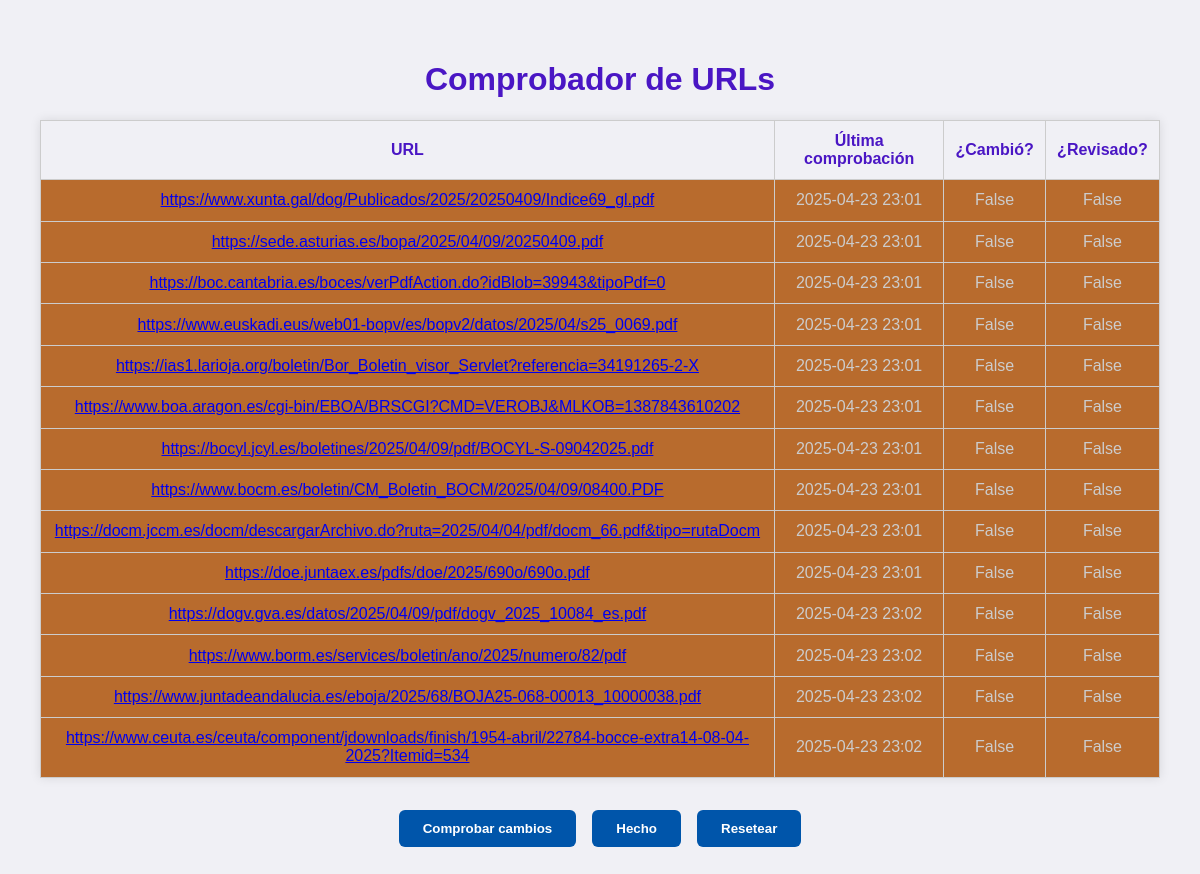
The page / on the database its author committed.
### monitor/models.py (models this page shows, shortened)
class UrlMonitor(models.Model):
    url = models.URLField()
    hash = models.CharField(max_length=64, blank=True)
    last_checked = models.DateTimeField(null=True, blank=True)
    has_changed = models.BooleanField(default=False)
    is_checked = models.BooleanField(default=False)

### monitor/views.py (the view)
# urls.py: path('', views.index, name='index'),
def index(request):
    urls = UrlMonitor.objects.all().order_by('has_changed', 'last_checked')
    return render(request, 'monitor/index.html', {'urls': urls})

### monitor/templates/monitor/index.html (shortened to what this page needs)
{% load static %}
<!DOCTYPE html>
<html>
<head>
    <link rel="stylesheet" href="{% static 'monitor/style.css' %}">
</head>
<body>
    <h1>Comprobador de URLs</h1>
    <table>
        <tr>
            <th>URL</th>
            <th>Última comprobación</th>
            <th>¿Cambió?</th>
            <th>¿Revisado?</th>
        </tr>
        {% for url in urls %}
        <tr class="{% if url.has_changed and not url.is_checked %}cambio{% elif url.is_checked %}revisado{% else %}sin-cambios{% endif %}">
            <td><a href="{{ url.url }}" target="_blank">{{ url.url }}</a></td>
            <td>{{ url.last_checked|date:"Y-m-d H:i" }}</td>
            <td>{{ url.has_changed }}</td>
            <td>{{ url.is_checked }}</td>
        </tr>
        {% endfor %}
    </table>
    <div class="buttons">
        <form action="{% url 'check' %}" method="post">{% csrf_token %}
            <button type="submit">Comprobar cambios</button>
        </form>
        <form action="{% url 'done' %}" method="post">{% csrf_token %}
            <button type="submit">Hecho</button>
        </form>
        <form action="{% url 'reset' %}" method="post">{% csrf_token %}
            <button type="submit">Resetear</button>
        </form>
    </div>
</body>
</html>

### monitor/static/monitor/style.css (style rules this page uses)
body { font-family: sans-serif; background: #f0f0f5; padding: 2rem; }
h1 { text-align: center; color: #4a16c4; }
table { width: 100%; border-collapse: collapse; margin-top: 1rem; box-shadow: 0 0 10px rgba(0,0,0,0.1); }
th, td { padding: 0.7rem; border: 1px solid #ccc; text-align: center; }
th { color:#4a16c4; }
td { color: #ccc; }
.sin-cambios { background-color: #b86b2d; }
.buttons { display: flex; justify-content: center; gap: 1rem; margin-top: 2rem; }
button { background-color: #0055aa; color: white; padding: 0.7rem 1.5rem; border: none; border-radius: 6px; cursor: pointer; font-weight: bold; }

### rows shown on the page
UrlMonitor: url "https://www.xunta.gal/dog/Publicados/2025/20250409/Indice69_gl.pdf", last_checked "2025-04-23 23:01", has_changed "False", is_checked "False"
UrlMonitor: url "https://sede.asturias.es/bopa/2025/04/09/20250409.pdf", last_checked "2025-04-23 23:01", has_changed "False", is_checked "False"
UrlMonitor: url "https://boc.cantabria.es/boces/verPdfAction.do?idBlob=39943&tipoPdf=0", last_checked "2025-04-23 23:01", has_changed "False", is_checked "False"
UrlMonitor: url "https://www.euskadi.eus/web01-bopv/es/bopv2/datos/2025/04/s25_0069.pdf", last_checked "2025-04-23 23:01", has_changed "False", is_checked "False"
UrlMonitor: url "https://ias1.larioja.org/boletin/Bor_Boletin_visor_Servlet?referencia=34191265-2-X", last_checked "2025-04-23 23:01", has_changed "False", is_checked "False"
UrlMonitor: url "https://www.boa.aragon.es/cgi-bin/EBOA/BRSCGI?CMD=VEROBJ&MLKOB=1387843610202", last_checked "2025-04-23 23:01", has_changed "False", is_checked "False"
UrlMonitor: url "https://bocyl.jcyl.es/boletines/2025/04/09/pdf/BOCYL-S-09042025.pdf", last_checked "2025-04-23 23:01", has_changed "False", is_checked "False"
UrlMonitor: url "https://www.bocm.es/boletin/CM_Boletin_BOCM/2025/04/09/08400.PDF", last_checked "2025-04-23 23:01", has_changed "False", is_checked "False"
UrlMonitor: url "https://docm.jccm.es/docm/descargarArchivo.do?ruta=2025/04/04/pdf/docm_66.pdf&tipo=rutaDocm", last_checked "2025-04-23 23:01", has_changed "False", is_checked "False"
UrlMonitor: url "https://doe.juntaex.es/pdfs/doe/2025/690o/690o.pdf", last_checked "2025-04-23 23:01", has_changed "False", is_checked "False"
UrlMonitor: url "https://dogv.gva.es/datos/2025/04/09/pdf/dogv_2025_10084_es.pdf", last_checked "2025-04-23 23:02", has_changed "False", is_checked "False"
UrlMonitor: url "https://www.borm.es/services/boletin/ano/2025/numero/82/pdf", last_checked "2025-04-23 23:02", has_changed "False", is_checked "False"
UrlMonitor: url "https://www.juntadeandalucia.es/eboja/2025/68/BOJA25-068-00013_10000038.pdf", last_checked "2025-04-23 23:02", has_changed "False", is_checked "False"
UrlMonitor: url "https://www.ceuta.es/ceuta/component/jdownloads/finish/1954-abril/22784-bocce-extra14-08-04-2025?Itemid=534", last_checked "2025-04-23 23:02", has_changed "False", is_checked "False"
